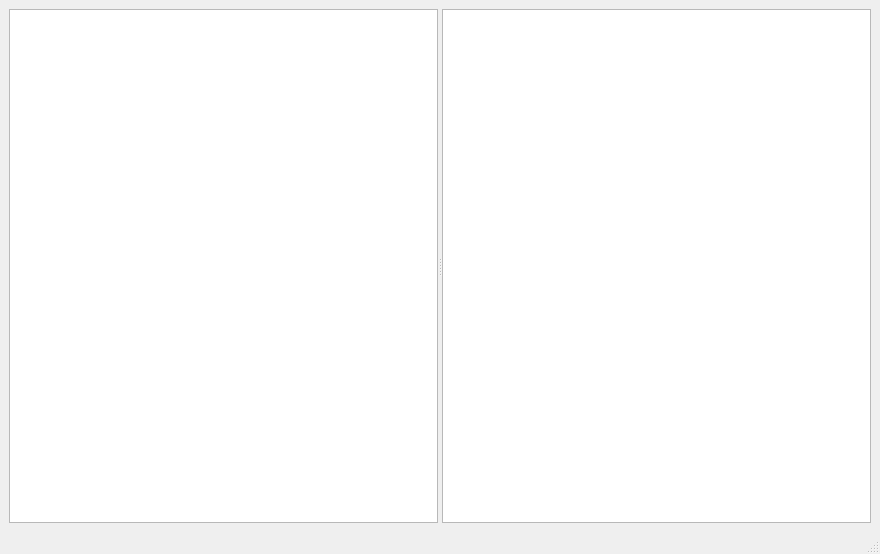
<?xml version="1.0" encoding="UTF-8"?>
<ui version="4.0">
 <class>MainWindow</class>
 <widget class="QMainWindow" name="MainWindow">
  <property name="geometry">
   <rect>
    <x>0</x>
    <y>0</y>
    <width>880</width>
    <height>554</height>
   </rect>
  </property>
  <property name="windowTitle">
   <string>Records Inventories Register</string>
  </property>
  <property name="windowIcon">
   <iconset resource="resources.qrc">
    <normaloff>:/icons/icons/icon-16.png</normaloff>:/icons/icons/icon-16.png</iconset>
  </property>
  <widget class="QWidget" name="centralwidget">
   <layout class="QVBoxLayout" name="verticalLayout">
    <item>
     <widget class="QSplitter" name="splitter">
      <property name="orientation">
       <enum>Qt::Horizontal</enum>
      </property>
      <widget class="QTreeView" name="treeView">
       <property name="baseSize">
        <size>
         <width>2</width>
         <height>0</height>
        </size>
       </property>
      </widget>
      <widget class="QTableView" name="tableView">
       <property name="baseSize">
        <size>
         <width>8</width>
         <height>0</height>
        </size>
       </property>
      </widget>
     </widget>
    </item>
   </layout>
  </widget>
  <widget class="QMenuBar" name="menubar">
   <property name="geometry">
    <rect>
     <x>0</x>
     <y>0</y>
     <width>880</width>
     <height>22</height>
    </rect>
   </property>
  </widget>
  <widget class="QStatusBar" name="statusbar"/>
 </widget>
 <resources>
  <include location="resources.qrc"/>
 </resources>
 <connections/>
</ui>
